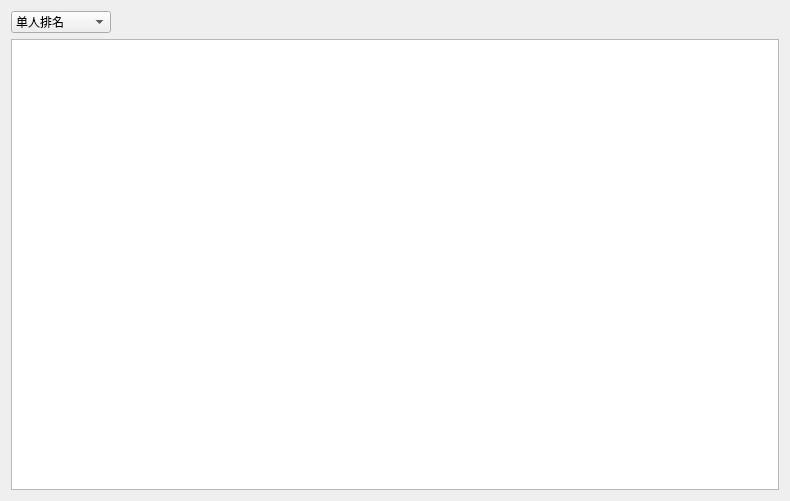
<?xml version="1.0" encoding="UTF-8"?>
<ui version="4.0">
 <class>RankWidget</class>
 <widget class="QWidget" name="RankWidget">
  <property name="geometry">
   <rect>
    <x>0</x>
    <y>0</y>
    <width>790</width>
    <height>501</height>
   </rect>
  </property>
  <property name="windowTitle">
   <string>Form</string>
  </property>
  <layout class="QGridLayout" name="gridLayout">
   <item row="1" column="0" colspan="2">
    <widget class="QListWidget" name="listWidget"/>
   </item>
   <item row="0" column="0">
    <widget class="QComboBox" name="comboBox">
     <property name="maximumSize">
      <size>
       <width>100</width>
       <height>16777215</height>
      </size>
     </property>
     <item>
      <property name="text">
       <string>单人排名</string>
      </property>
     </item>
     <item>
      <property name="text">
       <string>双人排名</string>
      </property>
     </item>
    </widget>
   </item>
  </layout>
 </widget>
 <resources/>
 <connections/>
</ui>
